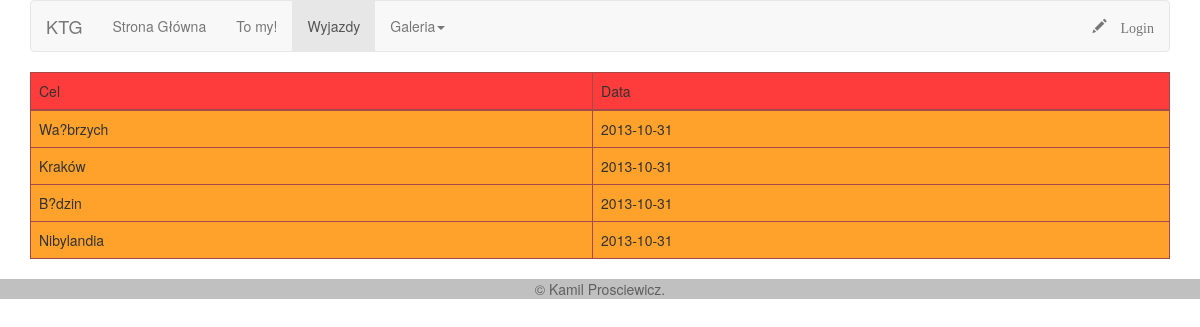
The app's page /wyjazdy.php with its own data.
### tables this page shows
CREATE TABLE `wyprawy` (
  `id` int(11) NOT NULL auto_increment,
  `cel` varchar(100) NOT NULL,
  `data` date NOT NULL,
  PRIMARY KEY  (`id`)
);

### wyjazdy.php (the view, shortened to what this page needs)
<!DOCTYPE html>
<html lang="en">
  <head>
    <link href="bootstrap/dist/css/bootstrap.css" rel="stylesheet">
    <link href="style.css" rel="stylesheet">
  </head>
  <body>
    <div class="container">
      <?php require 'header.php'; ?>
      <table class="table table-bordered">
      <thead>
        <tr style="background-color: rgb(255, 60, 60)">
          <td>Cel</td>
          <td>Data</td>
        </tr>
      </thead>
      <tbody>
      <?php
      $pdo = new PDO('mysql:host=localhost;dbname=ktg', 'root', '');
      $wyjazdy = $pdo->query('SELECT * FROM wyprawy');
        foreach($wyjazdy->fetchAll(PDO::FETCH_ASSOC) as $row){
          echo '<tr style="background-color:#FFA22C">';
            echo '<td>'.$row['cel'].'</td>';
            echo '<td>'.$row['data'].'</td>';
          echo '</tr>';
        }
      ?>
      </tbody>
      </table>
    </div>
    <?php require 'footer.php'; ?>
  </body>
</html>

### style.css (style rules this page uses)
* { margin: 0; padding: 0; }
.table { position: relative; background-color: #BBBBBB; }
.table-bordered > tbody > tr > td, .table-bordered > thead > tr > td { border-color: #A54949; }
thead { background-color: #DADADA; }

### records on screen
wyprawy: cel "Wa?brzych", data "2013-10-31"
wyprawy: cel "Kraków", data "2013-10-31"
wyprawy: cel "B?dzin", data "2013-10-31"
wyprawy: cel "Nibylandia", data "2013-10-31"
